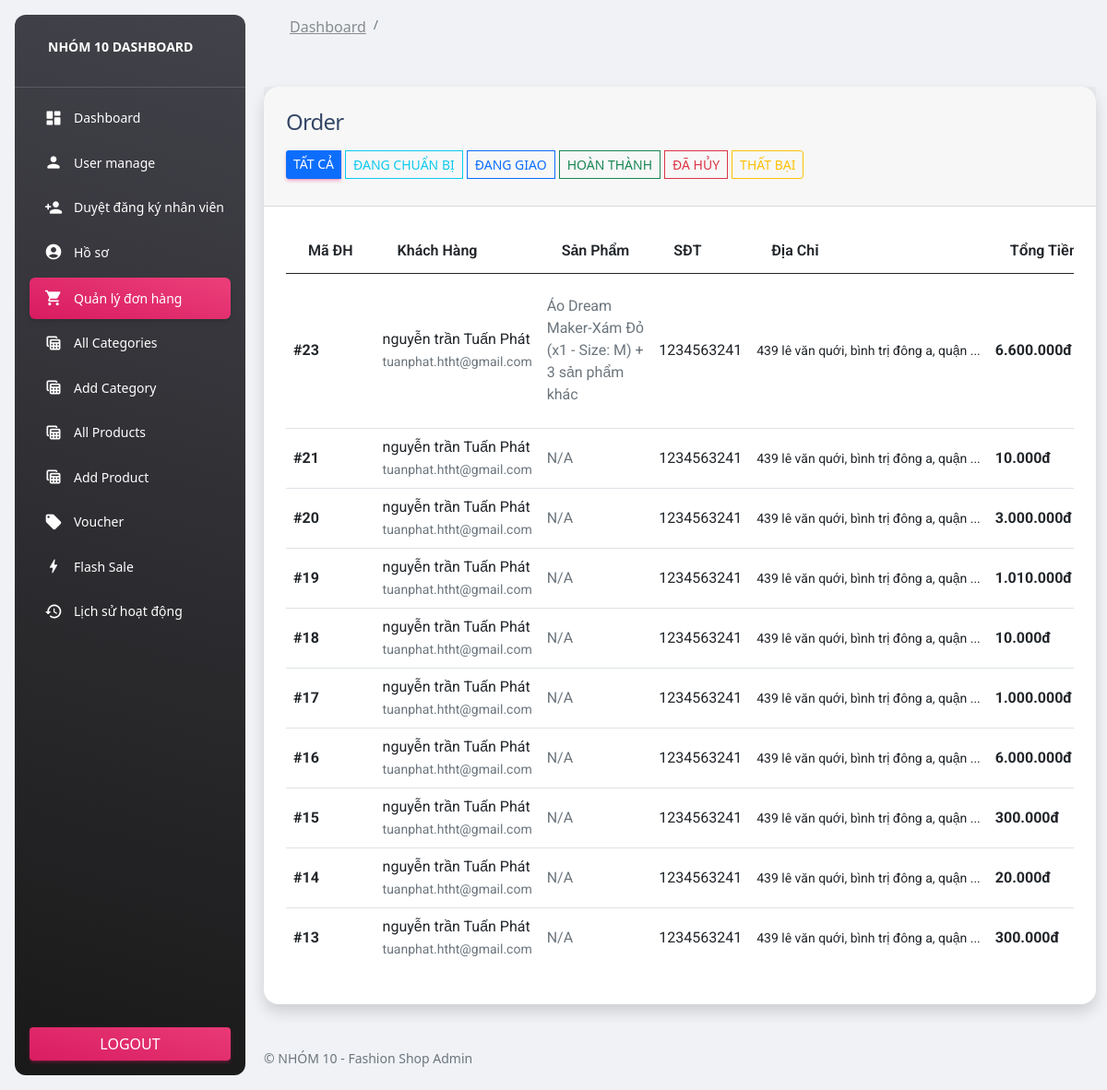
The page /admin/index.php?page=orders (signed in) on the database its author committed.
### tables this page shows
CREATE TABLE `orders` (
  `id` bigint(20) NOT NULL,
  `user_id` int(11) DEFAULT NULL,
  `voucher_id` int(11) DEFAULT NULL,
  `status` int(11) NOT NULL DEFAULT 2,
  `total_amount` int(11) NOT NULL DEFAULT 0,
  `created_at` timestamp NOT NULL DEFAULT current_timestamp(),
  `customer_name` varchar(255) DEFAULT NULL,
  `customer_phone` varchar(20) DEFAULT NULL,
  `customer_address` text DEFAULT NULL,
  `customer_email` varchar(255) DEFAULT NULL,
  `customer_note` text DEFAULT NULL,
  `payment_method` varchar(50) DEFAULT 'COD',
  `processed_by` int(11) DEFAULT NULL COMMENT 'ID của admin xử lý đơn hàng'
);

### admin/functions.php (called while the page is built, shortened)
<?php
include("config/dbconn.php");
function getAllOrder($type = -1)
{
    global $conn;
    $getStatus = "2,3,4,5";
    $query = "SELECT `orders`.*,
                COUNT(`order_detail`.`id`) as `quantity`,
                GROUP_CONCAT(CONCAT(`products`.`name`, ' (x', `order_detail`.`quantity`,
                    CASE WHEN `order_detail`.`product_size` IS NOT NULL AND `order_detail`.`product_size` != ''
                    THEN CONCAT(' - Size: ', `order_detail`.`product_size`)
                    ELSE '' END, ')') SEPARATOR ', ') as `products_info`,
                COALESCE(`orders`.`customer_name`, `users`.`name`) as `name`,
                COALESCE(`orders`.`customer_email`, `users`.`email`) as `email`,
                COALESCE(`orders`.`customer_phone`, `users`.`phone`) as `phone`,
                COALESCE(`orders`.`customer_address`, `users`.`address`) as `address`,
                `voucher`.`code` as `voucher_code`
                FROM `orders`
                LEFT JOIN `users` ON `orders`.`user_id` = `users`.`id`
                LEFT JOIN `voucher` ON `orders`.`voucher_id` = `voucher`.`id`
                LEFT JOIN `order_detail` ON `order_detail`.`order_id` = `orders`.`id`
                LEFT JOIN `products` ON `order_detail`.`product_id` = `products`.`id`
                WHERE `orders`.`status` IN($getStatus)
                GROUP BY `orders`.`id`
                ORDER BY `orders`.`id` DESC";
    return mysqli_query($conn, $query);
}
?>

### admin/pages/orders.php (the view, shortened to what this page needs)
<div class="container-fluid py-4">
    <div class="row">
        <div class="col-md-12">
            <div class="card shadow border-0" style="border-radius:16px;">
                <div class="card-header">
                    <h4 class="mb-3">Order</h4>
                    <div class="btn-group" role="group">
                        <a href="index.php?page=orders" class="btn btn-sm <?= !isset($_GET['status']) ? 'btn-primary' : 'btn-outline-primary' ?>">
                            Tất cả
                        </a>
                        <a href="index.php?page=orders&status=2" class="btn btn-sm <?= (isset($_GET['status']) && $_GET['status'] == 2) ? 'btn-info' : 'btn-outline-info' ?>">
                            Đang chuẩn bị
                        </a>
                        <a href="index.php?page=orders&status=3" class="btn btn-sm <?= (isset($_GET['status']) && $_GET['status'] == 3) ? 'btn-primary' : 'btn-outline-primary' ?>">
                            Đang giao
                        </a>
                        <a href="index.php?page=orders&status=4" class="btn btn-sm <?= (isset($_GET['status']) && $_GET['status'] == 4) ? 'btn-success' : 'btn-outline-success' ?>">
                            Hoàn thành
                        </a>
                        <a href="index.php?page=orders&status=5" class="btn btn-sm <?= (isset($_GET['status']) && $_GET['status'] == 5) ? 'btn-danger' : 'btn-outline-danger' ?>">
                            Đã hủy
                        </a>
                        <a href="index.php?page=orders&status=6" class="btn btn-sm <?= (isset($_GET['status']) && $_GET['status'] == 6) ? 'btn-warning' : 'btn-outline-warning' ?>">
                            Thất bại
                        </a>
                    </div>
                </div>
                <div class="card-body">
                    <div class="table-responsive">
                        <table class="table table-hover align-middle">
                            <thead>
                                <tr>
                                    <th>Mã ĐH</th>
                                    <th>Khách hàng</th>
                                    <th>Sản phẩm</th>
                                    <th>SĐT</th>
                                    <th>Địa chỉ</th>
                                    <th>Tổng tiền</th>
                                </tr>
                            </thead>
                            <tbody>
                                <?php
                                    $status_filter = isset($_GET['status']) ? $_GET['status'] : -1;
                                    $orders = getAllOrder($status_filter);
                                    if(mysqli_num_rows($orders) > 0)
                                    {
                                        foreach($orders as $item)
                                        {
                                        ?>
                                            <tr>
                                                <td><strong>#<?= $item['id'];?></strong></td>
                                                <td>
                                                    <?= htmlspecialchars($item['name'] ?? 'Khách'); ?>
                                                    <?php if(!empty($item['email'])): ?>
                                                        <br><small class="text-muted"><?= htmlspecialchars($item['email']); ?></small>
                                                    <?php endif; ?>
                                                </td>
                                                <td>
                                                    <?php
                                                        $productsInfo = $item['products_info'] ?? '';
                                                        $productsSummary = 'N/A';
                                                        if (!empty($productsInfo)) {
                                                            $productsList = array_filter(array_map('trim', explode(',', $productsInfo)));
                                                            if (!empty($productsList)) {
                                                                $firstProduct = $productsList[0];
                                                                $remainingCount = count($productsList) - 1;
                                                                if ($remainingCount > 0) {
                                                                    $productsSummary = $firstProduct . ' + ' . $remainingCount . ' sản phẩm khác';
                                                                } else {
                                                                    $productsSummary = $firstProduct;
                                                                }
                                                            }
                                                        }
                                                    ?>
                                                    <div class="text-muted order-products-cell">
                                                        <?= htmlspecialchars($productsSummary); ?>
                                                    </div>
                                                </td>
                                                <td><?= htmlspecialchars($item['phone'] ?? 'N/A'); ?></td>
                                                <td>
                                                    <small><?= htmlspecialchars(substr($item['address'] ?? 'N/A', 0, 50)); ?>
                                                    <?= strlen($item['address'] ?? '') > 50 ? '...' : ''; ?></small>
                                                </td>
                                                <td><strong><?= number_format($item['total_amount'], 0, ',', '.'); ?>đ</strong></td>
                                            </tr>
                                        <?php
                                        }
                                    }
                                    else
                                    {
                                        echo "<tr><td colspan='9' class='text-center'>Không có đơn hàng nào</td></tr>";
                                    }
                                ?>
                            </tbody>
                        </table>
                    </div>
                </div>
            </div>
        </div>
    </div>
</div>

### rows shown on the page
orders: id "23", name "nguyễn trần Tuấn Phát", email "tuanphat.htht@gmail.com", productsSummary "Áo Dream Maker-Xám Đỏ (x1 - Size: M) + 3 sản phẩm khác", phone "1234563241", address "439 lê văn quới, bình trị đông a, quận", total_amount "6.600.000"
orders: id "21", name "nguyễn trần Tuấn Phát", email "tuanphat.htht@gmail.com", productsSummary "N/A", phone "1234563241", address "439 lê văn quới, bình trị đông a, quận", total_amount "10.000"
orders: id "20", name "nguyễn trần Tuấn Phát", email "tuanphat.htht@gmail.com", productsSummary "N/A", phone "1234563241", address "439 lê văn quới, bình trị đông a, quận", total_amount "3.000.000"
orders: id "19", name "nguyễn trần Tuấn Phát", email "tuanphat.htht@gmail.com", productsSummary "N/A", phone "1234563241", address "439 lê văn quới, bình trị đông a, quận", total_amount "1.010.000"
orders: id "18", name "nguyễn trần Tuấn Phát", email "tuanphat.htht@gmail.com", productsSummary "N/A", phone "1234563241", address "439 lê văn quới, bình trị đông a, quận", total_amount "10.000"
orders: id "17", name "nguyễn trần Tuấn Phát", email "tuanphat.htht@gmail.com", productsSummary "N/A", phone "1234563241", address "439 lê văn quới, bình trị đông a, quận", total_amount "1.000.000"
orders: id "16", name "nguyễn trần Tuấn Phát", email "tuanphat.htht@gmail.com", productsSummary "N/A", phone "1234563241", address "439 lê văn quới, bình trị đông a, quận", total_amount "6.000.000"
orders: id "15", name "nguyễn trần Tuấn Phát", email "tuanphat.htht@gmail.com", productsSummary "N/A", phone "1234563241", address "439 lê văn quới, bình trị đông a, quận", total_amount "300.000"
orders: id "14", name "nguyễn trần Tuấn Phát", email "tuanphat.htht@gmail.com", productsSummary "N/A", phone "1234563241", address "439 lê văn quới, bình trị đông a, quận", total_amount "20.000"
orders: id "13", name "nguyễn trần Tuấn Phát", email "tuanphat.htht@gmail.com", productsSummary "N/A", phone "1234563241", address "439 lê văn quới, bình trị đông a, quận", total_amount "300.000"
